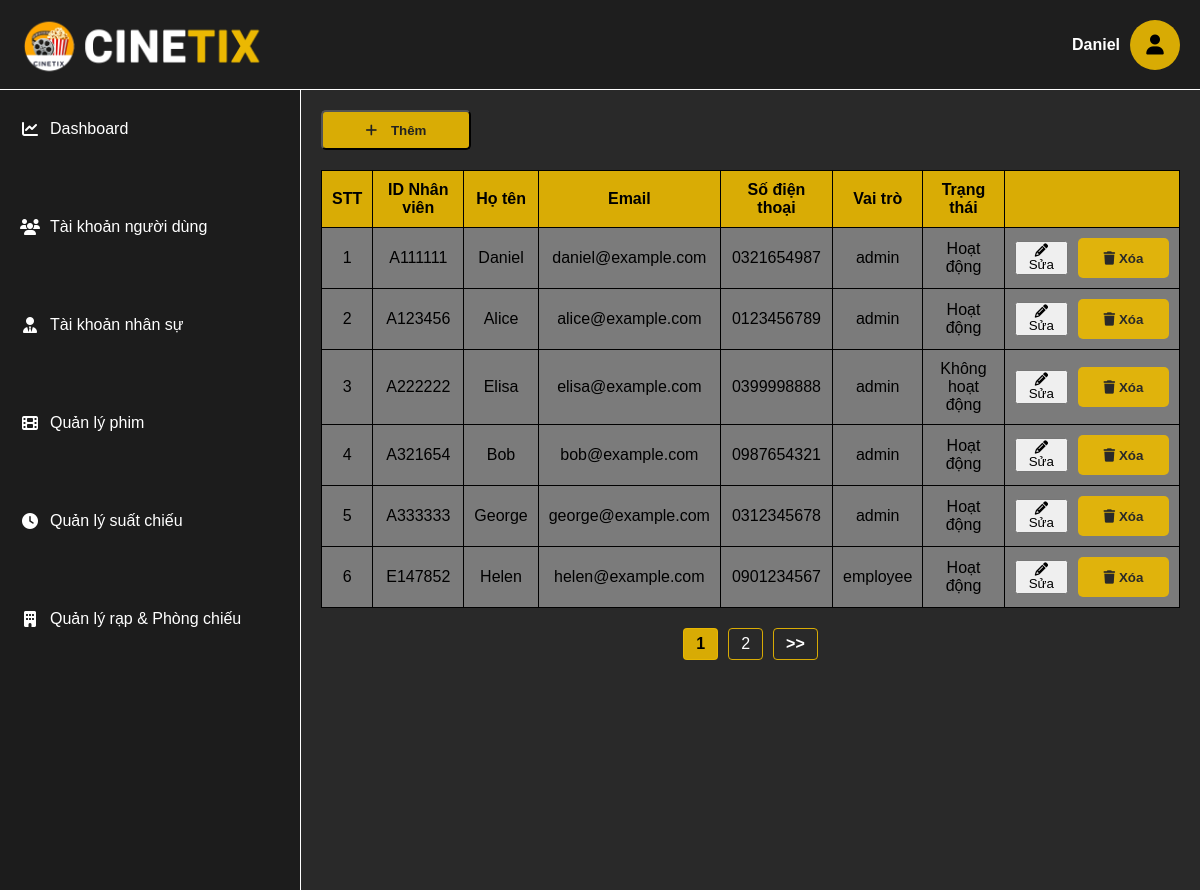
The app's page /admin/taikhoannhansu.php (signed in) with its own data.
### tables this page shows
CREATE TABLE users (
    id VARCHAR(100) PRIMARY KEY,
    user_name VARCHAR(100) NOT NULL,
    email VARCHAR(100) UNIQUE NOT NULL,
    pass_word VARCHAR(255) NOT NULL,
    phone_number VARCHAR(20),
    ro_lo ENUM('user','admin','employee') DEFAULT 'user',
    start_date DATE NULL,
    account_status ENUM('Hoạt động', 'Không hoạt động') DEFAULT 'Hoạt động',
    last_active DATETIME DEFAULT CURRENT_TIMESTAMP ON UPDATE CURRENT_TIMESTAMP,
    created_at DATETIME DEFAULT CURRENT_TIMESTAMP
);

### admin/taikhoannhansu.php (the view, shortened to what this page needs)
<?php
include('../connect.php');
include('header_admin.php');
?>
<!DOCTYPE html>
<html lang="vi">
<head>
  <link rel="stylesheet" href="../admin/adminCSS/admin_layout.css">
  <link rel="stylesheet" href="../admin/adminCSS/header_admin.css">
  <link rel="stylesheet" href="../admin/adminCSS/quanlyphim.css">
  <link rel="stylesheet" href="https://cdnjs.cloudflare.com/ajax/libs/font-awesome/6.5.0/css/all.min.css">
</head>
<body>
  <div class="admin-layout">
    <aside class="sidebar">
      <?php include('sidebar_admin.php'); ?>
    </aside>
<?php
$limit = 6;
$page = isset($_GET['page']) ? (int)$_GET['page'] : 1;
$offset = ($page - 1) * $limit;
$total_result = mysqli_query($conn, "SELECT COUNT(*) AS total FROM users WHERE users.ro_lo = 'admin' OR users.ro_lo = 'employee'");
$total_row = mysqli_fetch_assoc($total_result);
$total_records = $total_row['total'];
$total_pages = ceil($total_records / $limit);
$sql = "SELECT
    users.id AS user_id,
    users.user_name AS username,
    users.email AS email,
    users.phone_number AS phone,
    users.ro_lo AS role,
    users.account_status AS status
    FROM users
    WHERE users.ro_lo = 'admin' OR users.ro_lo = 'employee'
    LIMIT $offset, $limit";
$results = mysqli_query($conn, $sql);
if ($results && mysqli_num_rows($results) > 0) {
    echo '<main class="main-content">';
    echo '<div class="buttons">';
    echo '<button><i class="fa-solid fa-plus"></i><span> Thêm </span></button>';
    echo '</div>';
    echo '<table>';
    echo '<thead>
            <tr>
                <th>STT</th>
                <th>ID Nhân viên</th>
                <th>Họ tên</th>
                <th>Email</th>
                <th>Số điện thoại</th>
                <th>Vai trò</th>
                <th>Trạng thái</th>
                <th></th>
            </tr>
          </thead>';
    echo '<tbody>';
    $i = ($page - 1) * $limit;
    while ($row = mysqli_fetch_assoc($results)) {
        echo "<tr>
                <td>" . ++$i . "</td>
                <td>{$row['user_id']}</td>
                <td>{$row['username']}</td>
                <td>{$row['email']}</td>
                <td>{$row['phone']}</td>
                <td>{$row['role']}</td>
                <td>{$row['status']}</td>
                <td>
                   <div class='action-buttons'>
                    <button class='btn-edit'><i class='fa-solid fa-pencil-alt'></i> Sửa</button>
                    <button class='btn-delete'><i class='fa-solid fa-trash'></i> Xóa</button>
                </div>
                </td>
              </tr>";
    }
    echo '</tbody></table>';
    if ($total_pages > 1) {
        echo '<div class="pagination">';
        for ($i = 1; $i <= $total_pages; $i++) {
            if ($i == $page) {
                echo '<strong>' . $i . '</strong>';
            } else {
                echo '<a href="?page=' . $i . '">' . $i . '</a>';
            }
        }
        if ($page < $total_pages) {
            echo '<a href="?page=' . ($page + 1) . '">>></a>';
        }
        echo '</div>';
    }
    echo '</main>';
} else {
    echo "<p class='main-content'>Không có nhân viên nào.</p>";
}
?>
  </div>
</body>
</html>

### admin/header_admin.php (shortened to what this page needs)
<?php
  $role = isset($_SESSION['ro_lo']) ? $_SESSION['ro_lo'] : '';
  $username = '';
  if (isset($_SESSION['user'])) {
      include_once('../connect.php');
      $user_id = $_SESSION['user'];
      $sql = "SELECT user_name FROM users WHERE id = '$user_id' LIMIT 1";
      $result = mysqli_query($conn, $sql);
      if ($row = mysqli_fetch_assoc($result)) {
          $username = htmlspecialchars($row['user_name']);
      }
  }
?>
<header class="header-container">
  <div class="logo-item">
    <?php
      $logo_link = ($role === 'employee') ? 'quanlyphim.php' : 'admin.php';
      echo '
        <a href="' . $logo_link . '">
          <img class="logo active_page" src="../pic/LOGO.png" alt="logo">
        </a>
      ';
    ?>
  </div>
<?php if($username): ?>
  <div class="admin-profile">
    <div class="admin-text"><?= $username ?></div>
    <div class="admin-icon"><i class="fa-solid fa-user"></i></div>
  </div>
<?php endif; ?>
</header>
<link rel="stylesheet" href="https://cdnjs.cloudflare.com/ajax/libs/font-awesome/6.5.0/css/all.min.css">

### admin/adminCSS/admin_layout.css (style rules this page uses)
:root { --bg-dark: #292929; --bg-footer: #222; --highlight: #ebb902e8; --text-light: white; --poster-hover-opacity: 0.3; --scrollbar-thumb: rgba(255, 255, 255, 0.386); }
body { background-color: var(--bg-dark); font-family: Arial, sans-serif; margin: 0; padding: 0; }
.admin-layout { display: grid; grid-template-columns: 300px 1fr 1fr; grid-template-rows: min-content 1fr 1fr; grid-template-areas: "header header header" "sidebar main main" "sidebar main main"; height: 100vh; gap: 0; background-color: var(--bg-dark); color: var(--text-light); }
.header-container { grid-area: header; border-bottom: 1px solid var(--text-light); padding: 10px 20px; display: flex; justify-content: space-between; align-items: center; background-color: #1e1e1e; }
.sidebar { grid-area: sidebar; padding-top:0; margin-top:0; background-color: #1c1c1c; text-align: center; transition: all 0.3s ease; overflow-y: auto; z-index: 998; }
.main-content { grid-area: main; padding: 20px; border-left: 1px solid var(--text-light); background-color: #2b2b2b; overflow-y: auto; }

### admin/adminCSS/header_admin.css (style rules this page uses)
:root { --bg-dark: #292929; --bg-footer: #222; --highlight: #EBB802; --text-light: white; --poster-hover-opacity: 0.3; --scrollbar-thumb: rgba(255, 255, 255, 0.2); }
header, nav { background-color: var(--bg-dark); padding: 10px 20px; }
.logo { display: flex; justify-content: flex-start; width: 250px; }
.header-container { display: flex; justify-content: space-between; align-items: center; padding: 10px 20px; }
.admin-profile { display: flex; align-items: center; position: relative; gap: 10px; cursor: pointer; z-index: 1000; }
.admin-text { color: var(--text-light); font-weight: bold; white-space: nowrap; }
.admin-icon { width: 50px; height: 50px; border-radius: 50%; background-color: var(--highlight); color: black; display: flex; justify-content: center; align-items: center; font-size: 20px; }

### admin/adminCSS/quanlyphim.css (style rules this page uses)
:root { --bg-dark: #292929; --bg-footer: #222; --highlight: #ebb902e8; --text-light: white; --poster-hover-opacity: 0.3; --scrollbar-thumb: rgba(255, 255, 255, 0.386); }
.main-content { padding: 20px; background-color: var(--bg-dark); color: var(--text-light); }
.buttons { display: flex; justify-content: left; gap: 20px; margin-bottom: 20px; }
.buttons i { margin-right:10px; }
.buttons button { text-decoration: none; color: var(--text-light); background-color: var(--highlight); padding: 0 20px; width: 150px; height: 40px; border-radius: 5px; font-weight: bold; color:#222; }
.action-buttons { display: flex; justify-content: center; align-items: center; gap: 10px; }
.btn-delete { width:100px; height: 40px; background-color: var(--highlight); color: var(--bg-dark); font-weight: bold; padding: 5px 10px; border: none; border-radius: 5px; cursor: pointer; transition: background 0.2s; }
.main-content table { width: 100%; border-collapse: collapse; }
.main-content table th { background-color: var(--highlight); border: 1px solid black; text-align: center; padding: 10px; }
.main-content table td { padding: 10px; border: 1px solid black; text-align: center; background-color: var(--scrollbar-thumb); color:black; }
.pagination { display: flex; justify-content: center; gap: 10px; margin-top: 20px; flex-wrap: wrap; }
.pagination a, .pagination strong { padding: 6px 12px; background: none; border: 1px solid var(--highlight); text-decoration: none; color: white; border-radius: 4px; transition: background-color 0.2s, color 0.2s; font-weight: 500; }
.pagination strong { background-color: var(--highlight); color: black; font-weight: bold; }
.pagination a:first-child, .pagination a:last-child { color: white;; font-weight: bold; }

### records on screen
users: user_name "Daniel", id "A111111", email "daniel@example.com", phone_number "0321654987", ro_lo "admin", account_status "Hoạt động"
users: id "A123456", user_name "Alice", email "alice@example.com", phone_number "0123456789", ro_lo "admin", account_status "Hoạt động"
users: id "A222222", user_name "Elisa", email "elisa@example.com", phone_number "0399998888", ro_lo "admin", account_status "Không hoạt động"
users: id "A321654", user_name "Bob", email "bob@example.com", phone_number "0987654321", ro_lo "admin", account_status "Hoạt động"
users: id "A333333", user_name "George", email "george@example.com", phone_number "0312345678", ro_lo "admin", account_status "Hoạt động"
users: id "E147852", user_name "Helen", email "helen@example.com", phone_number "0901234567", ro_lo "employee", account_status "Hoạt động"
